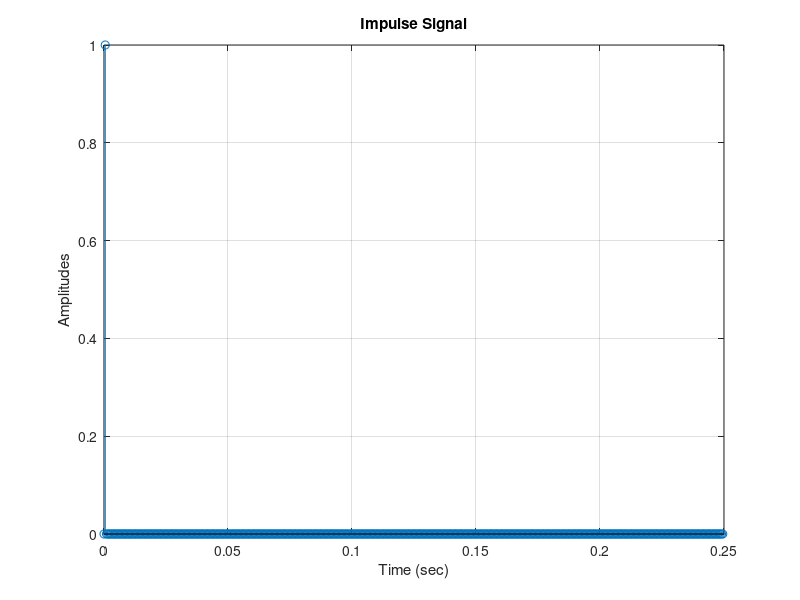
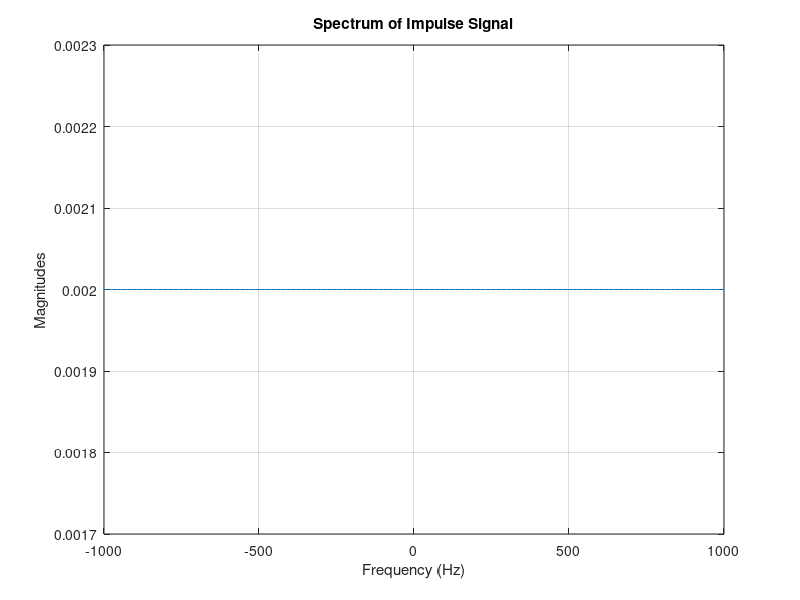

MATLAB code for these plots, in order:
xn=[0 1 zeros(1,498)];
N=length(xn);
Fs=2000;
Ts=1/Fs;
t=0:Ts:(N-1)*Ts;
Xf=fftshift(fft(xn))/N;
f=linspace(-Fs/2,Fs/2,N);
figure;
stem(t,xn);
title('Impulse Signal');
xlabel('Time (sec)');
ylabel('Amplitudes');
grid on
figure;
plot(f,abs(Xf));
title('Spectrum of Impulse Signal');
xlabel('Frequency (Hz)');
ylabel('Magnitudes');
grid on